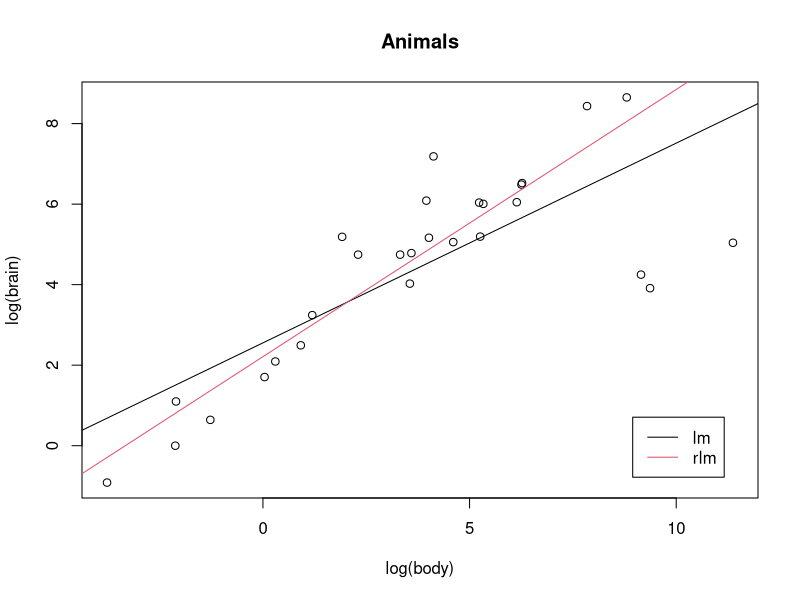

Source code (R):
## Load the data from MASS package (install the package if you have not done so)
data(Animals, package = "MASS")
View(Animals)

## Regression plot:
plotbb <- function(bbdat) {
  d.name <- deparse(substitute(bbdat))
  plot(log(brain) ~ log(body), data = bbdat, main = d.name)
  abline( lm(log(brain) ~ log(body), data = bbdat))
  abline(MASS::rlm(log(brain) ~ log(body), data = bbdat), col = 2)
  legend("bottomright", leg = c("lm", "rlm"), col=1:2, lwd=1, inset = 1/20)
}


data(Animals, package = "MASS")
plotbb(bbdat = Animals)